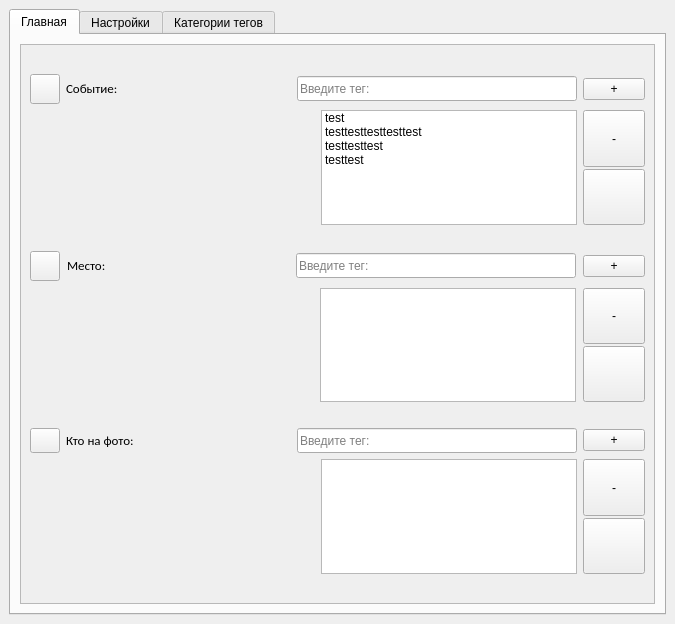
<?xml version="1.0" encoding="UTF-8"?>
<ui version="4.0">
 <class>MainWindow</class>
 <widget class="QMainWindow" name="MainWindow">
  <property name="geometry">
   <rect>
    <x>0</x>
    <y>0</y>
    <width>675</width>
    <height>624</height>
   </rect>
  </property>
  <property name="windowTitle">
   <string>МедиаМенеджер</string>
  </property>
  <widget class="QWidget" name="centralwidget">
   <layout class="QVBoxLayout" name="verticalLayout_3">
    <item>
     <widget class="QTabWidget" name="tabWidget">
      <property name="currentIndex">
       <number>0</number>
      </property>
      <widget class="QWidget" name="Main">
       <attribute name="title">
        <string>Главная</string>
       </attribute>
       <layout class="QHBoxLayout" name="horizontalLayout_13">
        <item>
         <widget class="QScrollArea" name="scrollArea">
          <property name="widgetResizable">
           <bool>true</bool>
          </property>
          <widget class="QWidget" name="scrollAreaWidgetContents">
           <property name="geometry">
            <rect>
             <x>0</x>
             <y>0</y>
             <width>623</width>
             <height>549</height>
            </rect>
           </property>
           <layout class="QVBoxLayout" name="verticalLayout_11">
            <item>
             <spacer name="verticalSpacer_6">
              <property name="orientation">
               <enum>Qt::Vertical</enum>
              </property>
              <property name="sizeType">
               <enum>QSizePolicy::Fixed</enum>
              </property>
              <property name="sizeHint" stdset="0">
               <size>
                <width>20</width>
                <height>20</height>
               </size>
              </property>
             </spacer>
            </item>
            <item>
             <layout class="QVBoxLayout" name="verticalLayout_category1">
              <item>
               <layout class="QHBoxLayout" name="horizontalLayout_5">
                <item>
                 <widget class="QPushButton" name="pushButton_color1">
                  <property name="sizePolicy">
                   <sizepolicy hsizetype="Fixed" vsizetype="Fixed">
                    <horstretch>0</horstretch>
                    <verstretch>0</verstretch>
                   </sizepolicy>
                  </property>
                  <property name="minimumSize">
                   <size>
                    <width>30</width>
                    <height>30</height>
                   </size>
                  </property>
                  <property name="maximumSize">
                   <size>
                    <width>30</width>
                    <height>30</height>
                   </size>
                  </property>
                  <property name="text">
                   <string/>
                  </property>
                 </widget>
                </item>
                <item>
                 <widget class="QLabel" name="label_category1">
                  <property name="sizePolicy">
                   <sizepolicy hsizetype="Fixed" vsizetype="Fixed">
                    <horstretch>0</horstretch>
                    <verstretch>0</verstretch>
                   </sizepolicy>
                  </property>
                  <property name="font">
                   <font>
                    <family>Calibri</family>
                    <pointsize>10</pointsize>
                   </font>
                  </property>
                  <property name="text">
                   <string>Событие:</string>
                  </property>
                 </widget>
                </item>
                <item>
                 <spacer name="horizontalSpacer">
                  <property name="orientation">
                   <enum>Qt::Horizontal</enum>
                  </property>
                  <property name="sizeType">
                   <enum>QSizePolicy::Expanding</enum>
                  </property>
                  <property name="sizeHint" stdset="0">
                   <size>
                    <width>40</width>
                    <height>20</height>
                   </size>
                  </property>
                 </spacer>
                </item>
                <item>
                 <widget class="QLineEdit" name="lineEdit_tags1">
                  <property name="sizePolicy">
                   <sizepolicy hsizetype="Expanding" vsizetype="Fixed">
                    <horstretch>0</horstretch>
                    <verstretch>0</verstretch>
                   </sizepolicy>
                  </property>
                  <property name="minimumSize">
                   <size>
                    <width>280</width>
                    <height>25</height>
                   </size>
                  </property>
                  <property name="maximumSize">
                   <size>
                    <width>16777215</width>
                    <height>25</height>
                   </size>
                  </property>
                  <property name="inputMask">
                   <string/>
                  </property>
                  <property name="text">
                   <string/>
                  </property>
                  <property name="placeholderText">
                   <string>Введите тег:</string>
                  </property>
                 </widget>
                </item>
                <item>
                 <widget class="QPushButton" name="pushButton_input1">
                  <property name="sizePolicy">
                   <sizepolicy hsizetype="Fixed" vsizetype="Fixed">
                    <horstretch>0</horstretch>
                    <verstretch>0</verstretch>
                   </sizepolicy>
                  </property>
                  <property name="maximumSize">
                   <size>
                    <width>62</width>
                    <height>16777215</height>
                   </size>
                  </property>
                  <property name="text">
                   <string>+</string>
                  </property>
                 </widget>
                </item>
               </layout>
              </item>
              <item>
               <layout class="QHBoxLayout" name="horizontalLayout_8">
                <item>
                 <spacer name="horizontalSpacer_3">
                  <property name="orientation">
                   <enum>Qt::Horizontal</enum>
                  </property>
                  <property name="sizeHint" stdset="0">
                   <size>
                    <width>40</width>
                    <height>20</height>
                   </size>
                  </property>
                 </spacer>
                </item>
                <item>
                 <widget class="QListWidget" name="listWidget">
                  <property name="sizePolicy">
                   <sizepolicy hsizetype="Fixed" vsizetype="Expanding">
                    <horstretch>0</horstretch>
                    <verstretch>0</verstretch>
                   </sizepolicy>
                  </property>
                  <item>
                   <property name="text">
                    <string>test</string>
                   </property>
                  </item>
                  <item>
                   <property name="text">
                    <string>testtesttesttesttest</string>
                   </property>
                  </item>
                  <item>
                   <property name="text">
                    <string>testtesttest</string>
                   </property>
                  </item>
                  <item>
                   <property name="text">
                    <string>testtest</string>
                   </property>
                  </item>
                 </widget>
                </item>
                <item>
                 <layout class="QVBoxLayout" name="verticalLayout">
                  <property name="spacing">
                   <number>2</number>
                  </property>
                  <item>
                   <widget class="QPushButton" name="pushButton_category1_delete">
                    <property name="sizePolicy">
                     <sizepolicy hsizetype="Fixed" vsizetype="Preferred">
                      <horstretch>0</horstretch>
                      <verstretch>0</verstretch>
                     </sizepolicy>
                    </property>
                    <property name="maximumSize">
                     <size>
                      <width>62</width>
                      <height>16777215</height>
                     </size>
                    </property>
                    <property name="text">
                     <string>-</string>
                    </property>
                   </widget>
                  </item>
                  <item>
                   <widget class="QPushButton" name="pushButton_category1_change_priority">
                    <property name="sizePolicy">
                     <sizepolicy hsizetype="Fixed" vsizetype="Preferred">
                      <horstretch>0</horstretch>
                      <verstretch>0</verstretch>
                     </sizepolicy>
                    </property>
                    <property name="maximumSize">
                     <size>
                      <width>62</width>
                      <height>16777215</height>
                     </size>
                    </property>
                    <property name="text">
                     <string/>
                    </property>
                   </widget>
                  </item>
                 </layout>
                </item>
               </layout>
              </item>
             </layout>
            </item>
            <item>
             <spacer name="verticalSpacer_3">
              <property name="orientation">
               <enum>Qt::Vertical</enum>
              </property>
              <property name="sizeType">
               <enum>QSizePolicy::Fixed</enum>
              </property>
              <property name="sizeHint" stdset="0">
               <size>
                <width>20</width>
                <height>20</height>
               </size>
              </property>
             </spacer>
            </item>
            <item>
             <layout class="QVBoxLayout" name="verticalLayout_9">
              <property name="spacing">
               <number>7</number>
              </property>
              <item>
               <layout class="QHBoxLayout" name="horizontalLayout_6">
                <item>
                 <widget class="QPushButton" name="pushButton_color2">
                  <property name="sizePolicy">
                   <sizepolicy hsizetype="Fixed" vsizetype="Fixed">
                    <horstretch>0</horstretch>
                    <verstretch>0</verstretch>
                   </sizepolicy>
                  </property>
                  <property name="minimumSize">
                   <size>
                    <width>30</width>
                    <height>30</height>
                   </size>
                  </property>
                  <property name="maximumSize">
                   <size>
                    <width>30</width>
                    <height>30</height>
                   </size>
                  </property>
                  <property name="text">
                   <string/>
                  </property>
                 </widget>
                </item>
                <item>
                 <widget class="QLabel" name="label_category2">
                  <property name="sizePolicy">
                   <sizepolicy hsizetype="Fixed" vsizetype="Fixed">
                    <horstretch>0</horstretch>
                    <verstretch>0</verstretch>
                   </sizepolicy>
                  </property>
                  <property name="font">
                   <font>
                    <family>Calibri</family>
                    <pointsize>10</pointsize>
                   </font>
                  </property>
                  <property name="text">
                   <string>Место:</string>
                  </property>
                 </widget>
                </item>
                <item>
                 <spacer name="horizontalSpacer_2">
                  <property name="orientation">
                   <enum>Qt::Horizontal</enum>
                  </property>
                  <property name="sizeType">
                   <enum>QSizePolicy::Expanding</enum>
                  </property>
                  <property name="sizeHint" stdset="0">
                   <size>
                    <width>40</width>
                    <height>20</height>
                   </size>
                  </property>
                 </spacer>
                </item>
                <item>
                 <widget class="QLineEdit" name="lineEdit_tags2">
                  <property name="sizePolicy">
                   <sizepolicy hsizetype="Expanding" vsizetype="Fixed">
                    <horstretch>0</horstretch>
                    <verstretch>0</verstretch>
                   </sizepolicy>
                  </property>
                  <property name="minimumSize">
                   <size>
                    <width>280</width>
                    <height>25</height>
                   </size>
                  </property>
                  <property name="maximumSize">
                   <size>
                    <width>16777215</width>
                    <height>25</height>
                   </size>
                  </property>
                  <property name="inputMask">
                   <string/>
                  </property>
                  <property name="text">
                   <string/>
                  </property>
                  <property name="placeholderText">
                   <string>Введите тег:</string>
                  </property>
                 </widget>
                </item>
                <item>
                 <widget class="QPushButton" name="pushButton_input2">
                  <property name="sizePolicy">
                   <sizepolicy hsizetype="Fixed" vsizetype="Fixed">
                    <horstretch>0</horstretch>
                    <verstretch>0</verstretch>
                   </sizepolicy>
                  </property>
                  <property name="maximumSize">
                   <size>
                    <width>62</width>
                    <height>16777215</height>
                   </size>
                  </property>
                  <property name="text">
                   <string>+</string>
                  </property>
                 </widget>
                </item>
               </layout>
              </item>
              <item>
               <layout class="QHBoxLayout" name="horizontalLayout_category2">
                <item>
                 <spacer name="horizontalSpacer_4">
                  <property name="orientation">
                   <enum>Qt::Horizontal</enum>
                  </property>
                  <property name="sizeHint" stdset="0">
                   <size>
                    <width>40</width>
                    <height>20</height>
                   </size>
                  </property>
                 </spacer>
                </item>
                <item>
                 <widget class="QListWidget" name="listWidget_2">
                  <property name="sizePolicy">
                   <sizepolicy hsizetype="Fixed" vsizetype="Expanding">
                    <horstretch>0</horstretch>
                    <verstretch>0</verstretch>
                   </sizepolicy>
                  </property>
                 </widget>
                </item>
                <item>
                 <layout class="QVBoxLayout" name="verticalLayout_4">
                  <property name="spacing">
                   <number>2</number>
                  </property>
                  <item>
                   <widget class="QPushButton" name="pushButton">
                    <property name="sizePolicy">
                     <sizepolicy hsizetype="Fixed" vsizetype="Preferred">
                      <horstretch>0</horstretch>
                      <verstretch>0</verstretch>
                     </sizepolicy>
                    </property>
                    <property name="maximumSize">
                     <size>
                      <width>62</width>
                      <height>16777215</height>
                     </size>
                    </property>
                    <property name="text">
                     <string>-</string>
                    </property>
                   </widget>
                  </item>
                  <item>
                   <widget class="QPushButton" name="pushButton_2">
                    <property name="sizePolicy">
                     <sizepolicy hsizetype="Fixed" vsizetype="Preferred">
                      <horstretch>0</horstretch>
                      <verstretch>0</verstretch>
                     </sizepolicy>
                    </property>
                    <property name="maximumSize">
                     <size>
                      <width>62</width>
                      <height>16777215</height>
                     </size>
                    </property>
                    <property name="text">
                     <string/>
                    </property>
                   </widget>
                  </item>
                 </layout>
                </item>
               </layout>
              </item>
             </layout>
            </item>
            <item>
             <spacer name="verticalSpacer">
              <property name="orientation">
               <enum>Qt::Vertical</enum>
              </property>
              <property name="sizeType">
               <enum>QSizePolicy::Fixed</enum>
              </property>
              <property name="sizeHint" stdset="0">
               <size>
                <width>20</width>
                <height>20</height>
               </size>
              </property>
             </spacer>
            </item>
            <item>
             <layout class="QVBoxLayout" name="verticalLayout_category3">
              <item>
               <layout class="QHBoxLayout" name="horizontalLayout_9">
                <item>
                 <widget class="QPushButton" name="pushButton_3">
                  <property name="sizePolicy">
                   <sizepolicy hsizetype="Fixed" vsizetype="Fixed">
                    <horstretch>0</horstretch>
                    <verstretch>0</verstretch>
                   </sizepolicy>
                  </property>
                  <property name="maximumSize">
                   <size>
                    <width>30</width>
                    <height>30</height>
                   </size>
                  </property>
                  <property name="text">
                   <string/>
                  </property>
                 </widget>
                </item>
                <item>
                 <widget class="QLabel" name="label">
                  <property name="font">
                   <font>
                    <family>Calibri</family>
                    <pointsize>10</pointsize>
                   </font>
                  </property>
                  <property name="text">
                   <string>Кто на фото:</string>
                  </property>
                 </widget>
                </item>
                <item>
                 <spacer name="horizontalSpacer_5">
                  <property name="orientation">
                   <enum>Qt::Horizontal</enum>
                  </property>
                  <property name="sizeHint" stdset="0">
                   <size>
                    <width>40</width>
                    <height>20</height>
                   </size>
                  </property>
                 </spacer>
                </item>
                <item>
                 <widget class="QLineEdit" name="lineEdit">
                  <property name="minimumSize">
                   <size>
                    <width>280</width>
                    <height>25</height>
                   </size>
                  </property>
                  <property name="maximumSize">
                   <size>
                    <width>16777215</width>
                    <height>25</height>
                   </size>
                  </property>
                  <property name="placeholderText">
                   <string>Введите тег:</string>
                  </property>
                 </widget>
                </item>
                <item>
                 <widget class="QPushButton" name="pushButton_4">
                  <property name="sizePolicy">
                   <sizepolicy hsizetype="Fixed" vsizetype="Fixed">
                    <horstretch>0</horstretch>
                    <verstretch>0</verstretch>
                   </sizepolicy>
                  </property>
                  <property name="maximumSize">
                   <size>
                    <width>62</width>
                    <height>16777215</height>
                   </size>
                  </property>
                  <property name="text">
                   <string>+</string>
                  </property>
                 </widget>
                </item>
               </layout>
              </item>
              <item>
               <layout class="QHBoxLayout" name="horizontalLayout_10">
                <item>
                 <spacer name="horizontalSpacer_6">
                  <property name="orientation">
                   <enum>Qt::Horizontal</enum>
                  </property>
                  <property name="sizeHint" stdset="0">
                   <size>
                    <width>40</width>
                    <height>20</height>
                   </size>
                  </property>
                 </spacer>
                </item>
                <item>
                 <widget class="QListWidget" name="listWidget_3">
                  <property name="sizePolicy">
                   <sizepolicy hsizetype="Fixed" vsizetype="Expanding">
                    <horstretch>0</horstretch>
                    <verstretch>0</verstretch>
                   </sizepolicy>
                  </property>
                 </widget>
                </item>
                <item>
                 <layout class="QVBoxLayout" name="verticalLayout_6">
                  <property name="spacing">
                   <number>2</number>
                  </property>
                  <item>
                   <widget class="QPushButton" name="pushButton_6">
                    <property name="sizePolicy">
                     <sizepolicy hsizetype="Fixed" vsizetype="Preferred">
                      <horstretch>0</horstretch>
                      <verstretch>0</verstretch>
                     </sizepolicy>
                    </property>
                    <property name="minimumSize">
                     <size>
                      <width>62</width>
                      <height>0</height>
                     </size>
                    </property>
                    <property name="text">
                     <string>-</string>
                    </property>
                   </widget>
                  </item>
                  <item>
                   <widget class="QPushButton" name="pushButton_5">
                    <property name="sizePolicy">
                     <sizepolicy hsizetype="Fixed" vsizetype="Preferred">
                      <horstretch>0</horstretch>
                      <verstretch>0</verstretch>
                     </sizepolicy>
                    </property>
                    <property name="minimumSize">
                     <size>
                      <width>62</width>
                      <height>0</height>
                     </size>
                    </property>
                    <property name="text">
                     <string/>
                    </property>
                   </widget>
                  </item>
                 </layout>
                </item>
               </layout>
              </item>
             </layout>
            </item>
            <item>
             <spacer name="verticalSpacer_7">
              <property name="orientation">
               <enum>Qt::Vertical</enum>
              </property>
              <property name="sizeType">
               <enum>QSizePolicy::Minimum</enum>
              </property>
              <property name="sizeHint" stdset="0">
               <size>
                <width>20</width>
                <height>20</height>
               </size>
              </property>
             </spacer>
            </item>
           </layout>
          </widget>
         </widget>
        </item>
       </layout>
      </widget>
      <widget class="QWidget" name="settings">
       <attribute name="title">
        <string>Настройки</string>
       </attribute>
       <layout class="QVBoxLayout" name="verticalLayout_7">
        <item>
         <layout class="QVBoxLayout" name="verticalLayout_5">
          <item>
           <spacer name="verticalSpacer_4">
            <property name="orientation">
             <enum>Qt::Vertical</enum>
            </property>
            <property name="sizeHint" stdset="0">
             <size>
              <width>20</width>
              <height>40</height>
             </size>
            </property>
           </spacer>
          </item>
          <item>
           <widget class="QCheckBox" name="checkBox_setting1">
            <property name="font">
             <font>
              <family>Calibri</family>
              <pointsize>10</pointsize>
             </font>
            </property>
            <property name="text">
             <string>Открывать медиафайлы сразу</string>
            </property>
           </widget>
          </item>
          <item>
           <widget class="QCheckBox" name="checkBox_setting2">
            <property name="font">
             <font>
              <family>Calibri</family>
              <pointsize>10</pointsize>
             </font>
            </property>
            <property name="text">
             <string>Сохранять файлы на Яндекс Диск</string>
            </property>
           </widget>
          </item>
          <item>
           <widget class="QCheckBox" name="checkBox_setting3">
            <property name="font">
             <font>
              <family>Calibri</family>
              <pointsize>10</pointsize>
             </font>
            </property>
            <property name="text">
             <string>Удалять файлы из корневой папки</string>
            </property>
           </widget>
          </item>
         </layout>
        </item>
        <item>
         <layout class="QVBoxLayout" name="verticalLayout_2">
          <item>
           <layout class="QHBoxLayout" name="horizontalLayout_2">
            <item>
             <widget class="QPushButton" name="pushButton_change_files_directory">
              <property name="text">
               <string>Изменить путь к файлам</string>
              </property>
             </widget>
            </item>
            <item>
             <widget class="QLineEdit" name="lineEdit_files_directory"/>
            </item>
           </layout>
          </item>
          <item>
           <layout class="QHBoxLayout" name="horizontalLayout">
            <item>
             <widget class="QPushButton" name="pushButton_change_Oblako_directory">
              <property name="text">
               <string>Изменить путь к Яндекс Диску</string>
              </property>
             </widget>
            </item>
            <item>
             <widget class="QLineEdit" name="lineEdit_oblako_directory"/>
            </item>
           </layout>
          </item>
          <item>
           <spacer name="verticalSpacer_2">
            <property name="orientation">
             <enum>Qt::Vertical</enum>
            </property>
            <property name="sizeHint" stdset="0">
             <size>
              <width>20</width>
              <height>40</height>
             </size>
            </property>
           </spacer>
          </item>
          <item>
           <layout class="QHBoxLayout" name="horizontalLayout_3">
            <item>
             <widget class="QPushButton" name="pushButton_save_settings">
              <property name="text">
               <string>Сохранить настройки</string>
              </property>
             </widget>
            </item>
            <item>
             <widget class="QPushButton" name="pushButton_delete_settings">
              <property name="text">
               <string>Сбросить все настройки</string>
              </property>
             </widget>
            </item>
           </layout>
          </item>
         </layout>
        </item>
       </layout>
      </widget>
      <widget class="QWidget" name="tag_categories">
       <attribute name="title">
        <string>Категории тегов</string>
       </attribute>
       <layout class="QVBoxLayout" name="verticalLayout_10">
        <item>
         <widget class="QListWidget" name="listWidget_categories">
          <item>
           <property name="text">
            <string>Событие</string>
           </property>
          </item>
          <item>
           <property name="text">
            <string>Место</string>
           </property>
          </item>
          <item>
           <property name="text">
            <string>Кто на фото</string>
           </property>
          </item>
         </widget>
        </item>
        <item>
         <spacer name="verticalSpacer_8">
          <property name="orientation">
           <enum>Qt::Vertical</enum>
          </property>
          <property name="sizeHint" stdset="0">
           <size>
            <width>20</width>
            <height>40</height>
           </size>
          </property>
         </spacer>
        </item>
        <item>
         <layout class="QVBoxLayout" name="verticalLayout_8">
          <item>
           <widget class="QPushButton" name="pushButton_deletecategory">
            <property name="text">
             <string>-</string>
            </property>
           </widget>
          </item>
          <item>
           <layout class="QHBoxLayout" name="horizontalLayout_4">
            <item>
             <widget class="QLineEdit" name="lineEdit_3">
              <property name="placeholderText">
               <string>Введите категорию:</string>
              </property>
             </widget>
            </item>
            <item>
             <widget class="QPushButton" name="pushButton_addcategory">
              <property name="text">
               <string>+</string>
              </property>
             </widget>
            </item>
           </layout>
          </item>
         </layout>
        </item>
        <item>
         <spacer name="verticalSpacer_5">
          <property name="orientation">
           <enum>Qt::Vertical</enum>
          </property>
          <property name="sizeHint" stdset="0">
           <size>
            <width>20</width>
            <height>40</height>
           </size>
          </property>
         </spacer>
        </item>
        <item>
         <layout class="QHBoxLayout" name="horizontalLayout_7">
          <item>
           <widget class="QPushButton" name="pushButton_save_changes">
            <property name="text">
             <string>Сохранить изменения</string>
            </property>
           </widget>
          </item>
          <item>
           <widget class="QPushButton" name="pushButton_history_category">
            <property name="text">
             <string>История категорий</string>
            </property>
           </widget>
          </item>
         </layout>
        </item>
       </layout>
      </widget>
     </widget>
    </item>
   </layout>
  </widget>
 </widget>
 <resources/>
 <connections/>
</ui>
